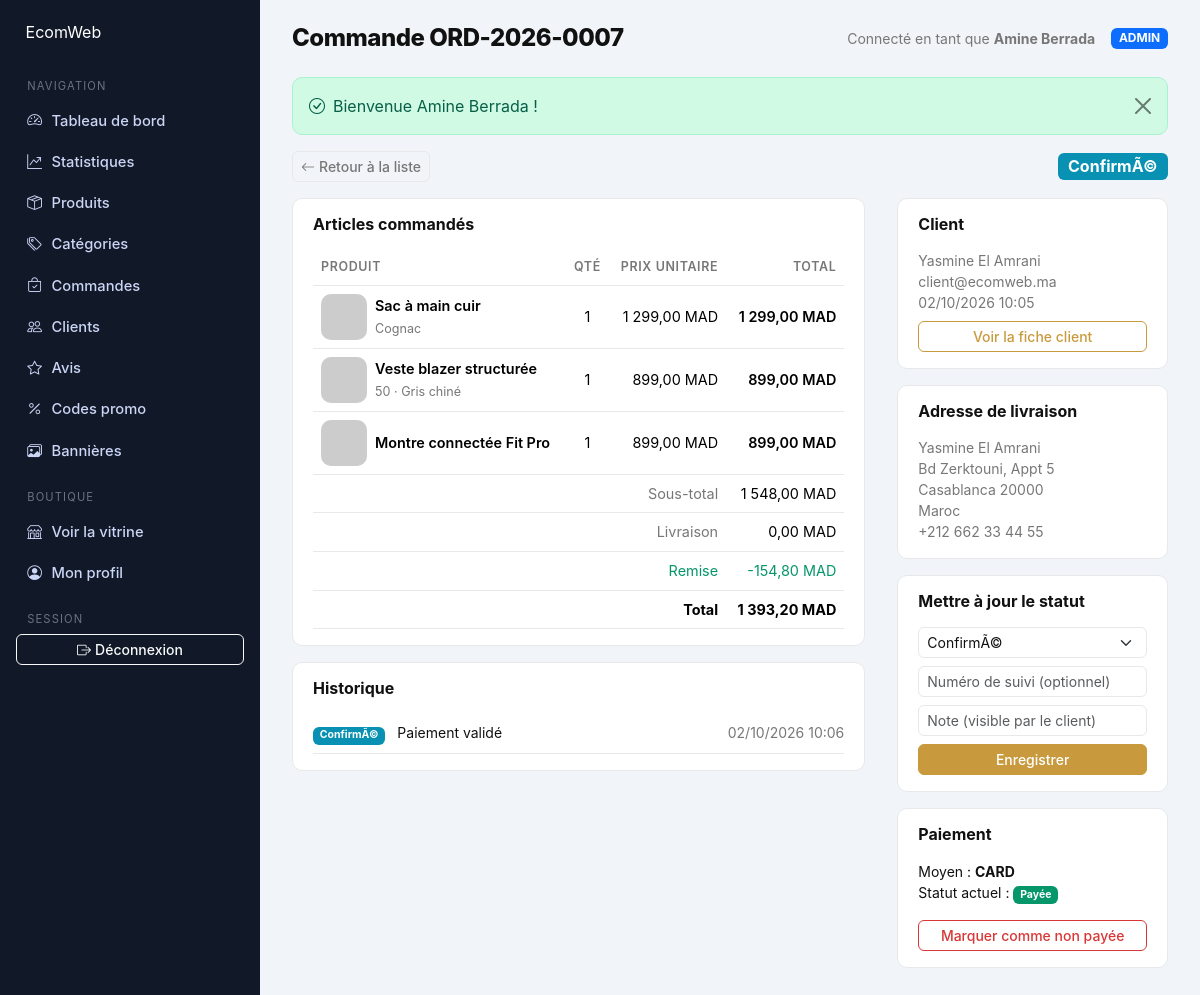
The app's page /ecommerce/ecom-projet-fend/ecom_web_platform/admin/commandes/7 (signed in) with its own data.
### tables this page shows
CREATE TABLE IF NOT EXISTS users (
  id          INT UNSIGNED NOT NULL AUTO_INCREMENT,
  username    VARCHAR(80)  NOT NULL,
  email       VARCHAR(160) NOT NULL,
  password    VARCHAR(255) NOT NULL,
  first_name  VARCHAR(80)  NULL,
  last_name   VARCHAR(80)  NULL,
  phone       VARCHAR(40)  NULL,
  avatar      VARCHAR(255) NULL,
  role        ENUM('CUSTOMER','ADMIN') NOT NULL DEFAULT 'CUSTOMER',
  is_active   TINYINT(1)   NOT NULL DEFAULT 1,
  last_login_at DATETIME   NULL,
  created_at  DATETIME     NOT NULL DEFAULT CURRENT_TIMESTAMP,
  updated_at  DATETIME     NOT NULL DEFAULT CURRENT_TIMESTAMP ON UPDATE CURRENT_TIMESTAMP,
  PRIMARY KEY (id),
  UNIQUE KEY uq_users_email (email),
  KEY idx_users_role (role)
);

CREATE TABLE IF NOT EXISTS orders (
  id                INT UNSIGNED NOT NULL AUTO_INCREMENT,
  order_number      VARCHAR(30)  NOT NULL,
  user_id           INT UNSIGNED NULL,
  customer_email    VARCHAR(160) NULL,
  subtotal          DECIMAL(10,2) NOT NULL DEFAULT 0.00,
  shipping_fee      DECIMAL(10,2) NOT NULL DEFAULT 0.00,
  discount_amount   DECIMAL(10,2) NOT NULL DEFAULT 0.00,
  total             DECIMAL(10,2) NOT NULL DEFAULT 0.00,
  status            ENUM('PENDING','CONFIRMED','PROCESSING','SHIPPED','DELIVERED','CANCELLED','REFUNDED')
                    NOT NULL DEFAULT 'PENDING',
  is_paid           TINYINT(1)   NOT NULL DEFAULT 0,
  payment_method    VARCHAR(40)  NULL,
  tracking_number   VARCHAR(60)  NULL,
  notes             TEXT         NULL,
  ship_full_name    VARCHAR(160) NULL,
  ship_phone        VARCHAR(40)  NULL,
  ship_address      VARCHAR(255) NULL,
  ship_city         VARCHAR(120) NULL,
  ship_state        VARCHAR(120) NULL,
  ship_zip_code     VARCHAR(20)  NULL,
  ship_country      VARCHAR(120) NULL,
  created_at        DATETIME     NOT NULL DEFAULT CURRENT_TIMESTAMP,
  updated_at        DATETIME     NOT NULL DEFAULT CURRENT_TIMESTAMP ON UPDATE CURRENT_TIMESTAMP,
  PRIMARY KEY (id),
  UNIQUE KEY uq_orders_number (order_number),
  KEY idx_orders_user (user_id),
  KEY idx_orders_status (status),
  KEY idx_orders_created (created_at),
  CONSTRAINT fk_orders_user FOREIGN KEY (user_id)
    REFERENCES users (id) ON DELETE SET NULL
);

CREATE TABLE IF NOT EXISTS order_items (
  id                INT UNSIGNED NOT NULL AUTO_INCREMENT,
  order_id          INT UNSIGNED NOT NULL,
  product_id        INT UNSIGNED NULL,
  product_name      VARCHAR(200) NOT NULL,
  product_thumbnail VARCHAR(255) NULL,
  quantity          INT UNSIGNED NOT NULL DEFAULT 1,
  unit_price        DECIMAL(10,2) NOT NULL DEFAULT 0.00,
  selected_size     VARCHAR(40)  NULL,
  selected_color    VARCHAR(40)  NULL,
  PRIMARY KEY (id),
  KEY idx_order_items_order (order_id),
  CONSTRAINT fk_order_items_order FOREIGN KEY (order_id)
    REFERENCES orders (id) ON DELETE CASCADE,
  CONSTRAINT fk_order_items_product FOREIGN KEY (product_id)
    REFERENCES products (id) ON DELETE SET NULL
);

CREATE TABLE IF NOT EXISTS order_status_history (
  id         INT UNSIGNED NOT NULL AUTO_INCREMENT,
  order_id   INT UNSIGNED NOT NULL,
  status     VARCHAR(30)  NOT NULL,
  note       VARCHAR(255) NULL,
  created_at DATETIME     NOT NULL DEFAULT CURRENT_TIMESTAMP,
  PRIMARY KEY (id),
  KEY idx_status_history_order (order_id),
  CONSTRAINT fk_status_history_order FOREIGN KEY (order_id)
    REFERENCES orders (id) ON DELETE CASCADE
);

### app/Views/admin/orders/show.php (the view, shortened to what the rows shown need)
<?php
$order = $order ?? null;
$history = $history ?? [];
$statuses = order_statuses();
?>
<div class="d-flex flex-wrap justify-content-between align-items-center gap-2 mb-3">
    <a class="btn btn-sm btn-outline-secondary" href="<?= e(url('/admin/commandes')) ?>">
        <i class="bi bi-arrow-left me-1"></i>Retour à la liste
    </a>
    <span class="badge bg-<?= e($order->statusBadge()) ?> fs-6"><?= e($order->statusLabel()) ?></span>
</div>
<div class="row g-3">
    <div class="col-lg-8">
        <div class="table-card mb-3">
            <h2 class="h6 fw-bold mb-3">Articles commandés</h2>
            <div class="table-responsive">
                <table class="table align-middle mb-0">
                    <thead>
                        <tr><th>Produit</th><th class="text-center">Qté</th><th class="text-end">Prix unitaire</th><th class="text-end">Total</th></tr>
                    </thead>
                    <tbody>
                    <?php foreach ($order->items as $item): ?>
                        <tr>
                            <td>
                                <div class="d-flex align-items-center gap-2">
                                    <img src="<?= e(img($item->product_thumbnail)) ?>" alt="" class="thumb-sm">
                                    <div>
                                        <div class="fw-semibold"><?= e($item->product_name) ?></div>
                                        <?php if (!empty($item->selected_size) || !empty($item->selected_color)): ?>
                                            <small class="text-muted-2">
                                                <?= e(trim(implode(' · ', array_filter([$item->selected_size, $item->selected_color])))) ?>
                                            </small>
                                        <?php endif; ?>
                                    </div>
                                </div>
                            </td>
                            <td class="text-center"><?= (int) $item->quantity ?></td>
                            <td class="text-end"><?= e(money($item->unit_price)) ?></td>
                            <td class="text-end fw-semibold"><?= e(money($item->totalPrice())) ?></td>
                        </tr>
                    <?php endforeach; ?>
                    </tbody>
                    <tfoot>
                        <tr><td colspan="3" class="text-end text-muted-2">Sous-total</td><td class="text-end"><?= e(money($order->subtotal)) ?></td></tr>
                        <tr><td colspan="3" class="text-end text-muted-2">Livraison</td><td class="text-end"><?= e(money($order->shipping_fee)) ?></td></tr>
                        <?php if ((float) $order->discount_amount > 0): ?>
                            <tr><td colspan="3" class="text-end text-success">Remise</td><td class="text-end text-success">-<?= e(money($order->discount_amount)) ?></td></tr>
                        <?php endif; ?>
                        <tr class="fw-bold"><td colspan="3" class="text-end">Total</td><td class="text-end"><?= e(money($order->total)) ?></td></tr>
                    </tfoot>
                </table>
            </div>
        </div>
        <div class="table-card">
            <h2 class="h6 fw-bold mb-3">Historique</h2>
            <?php if ($history === []): ?>
                <p class="text-muted-2 small mb-0">Aucun changement de statut enregistré.</p>
            <?php else: ?>
                <?php foreach ($history as $step): ?>
                    <div class="d-flex justify-content-between border-bottom py-2 small">
                        <span>
                            <span class="badge bg-<?= e(order_status_badge($step['status'])) ?> me-2"><?= e(order_status_label($step['status'])) ?></span>
                            <?= e($step['note'] ?? '') ?>
                        </span>
                        <span class="text-muted-2"><?= e(format_date($step['created_at'], 'd/m/Y H:i')) ?></span>
                    </div>
                <?php endforeach; ?>
            <?php endif; ?>
        </div>
    </div>
    <div class="col-lg-4">
        <div class="table-card mb-3">
            <h2 class="h6 fw-bold mb-3">Client</h2>
            <div class="small text-muted-2">
                <?= e($order->customerName()) ?><br>
                <?= e($order->customer_email) ?><br>
                <?= e(format_date($order->created_at, 'd/m/Y H:i')) ?>
            </div>
            <?php if ($order->user_id !== null): ?>
                <a class="btn btn-sm btn-outline-primary w-100 mt-2"
                   href="<?= e(url('/admin/clients/' . (int) $order->user_id)) ?>">Voir la fiche client</a>
            <?php endif; ?>
        </div>
        <div class="table-card mb-3">
            <h2 class="h6 fw-bold mb-3">Adresse de livraison</h2>
            <div class="small text-muted-2">
                <?= e($order->ship_full_name) ?><br>
                <?= e($order->ship_address) ?><br>
                <?= e(trim((string) $order->ship_city . ' ' . (string) $order->ship_zip_code)) ?><br>
                <?= e($order->ship_country) ?><br>
                <?= e($order->ship_phone) ?>
            </div>
        </div>
        <div class="table-card mb-3">
            <h2 class="h6 fw-bold mb-3">Mettre à jour le statut</h2>
        </div>
        <div class="table-card">
            <h2 class="h6 fw-bold mb-3">Paiement</h2>
            <p class="small">
                Moyen : <strong><?= e($order->payment_method) ?></strong><br>
                Statut actuel :
                <span class="badge bg-<?= $order->is_paid ? 'success' : 'warning' ?>">
                    <?= $order->is_paid ? 'Payée' : 'En attente' ?>
                </span>
            </p>
        </div>
    </div>
</div>

### app/Views/layouts/admin.php (shortened to what the rows shown need)
<?php
$user = $currentUser ?? \App\Core\Auth::user();
?>
<!doctype html>
<html lang="fr">
<head>
    <link href="https://cdn.jsdelivr.net/npm/bootstrap@5.3.3/dist/css/bootstrap.min.css" rel="stylesheet">
    <link href="https://cdn.jsdelivr.net/npm/bootstrap-icons@1.11.3/font/bootstrap-icons.min.css" rel="stylesheet">
    <link href="<?= e(asset('assets/css/style.css')) ?>" rel="stylesheet">
</head>
<body>
<div class="admin-shell">
    <main class="admin-main">
        <header class="admin-header">
            <div>
                <h1><?= e($title ?? 'Back-office') ?></h1>
            </div>
            <div class="d-flex align-items-center gap-3">
                <?php if ($user !== null): ?>
                    <span class="text-muted-2 small">
                        Connecté en tant que <strong><?= e($user->fullName()) ?></strong>
                    </span>
                    <span class="badge bg-primary text-uppercase"><?= e($user->role) ?></span>
                <?php endif; ?>
            </div>
        </header>
        <?= $content ?>
    </main>
</div>
</body>
</html>

### records on screen
users: $user->fullName() "Amine Berrada", role "ADMIN"
orders: status "ConfirmÃ©", subtotal "1 548,00 MAD", shipping_fee "0,00 MAD", discount_amount "154,80 MAD", total "1 393,20 MAD", ship_full_name "Yasmine El Amrani", customer_email "client@ecomweb.ma", created_at "02/10/2026 10:05", ship_address "Bd Zerktouni, Appt 5", ship_city+ship_zip_code "Casablanca 20000", ship_country "Maroc", ship_phone "+212 662 33 44 55", payment_method "CARD"
order_items: product_name "Sac à main cuir", selected_color "Cognac", quantity "1", unit_price "1 299,00 MAD", money($item->totalPrice()) "1 299,00 MAD"
order_items: product_name "Veste blazer structurée", selected_size+selected_color "50 · Gris chiné", quantity "1", unit_price "899,00 MAD", money($item->totalPrice()) "899,00 MAD"
order_items: product_name "Montre connectée Fit Pro", quantity "1", unit_price "899,00 MAD", money($item->totalPrice()) "899,00 MAD"
order_status_history: status "ConfirmÃ©", note "Paiement validé", created_at "02/10/2026 10:06"

### other values on screen
$label "Tableau de bord"
$label "Statistiques"
$label "Produits"
$label "Catégories"
$label "Commandes"
$label "Clients"
$label "Avis"
$label "Codes promo"
$label "Bannières"
$title "Commande ORD-2026-0007"
$flash['message'] "Bienvenue Amine Berrada !"
form field status "ConfirmÃ©"
